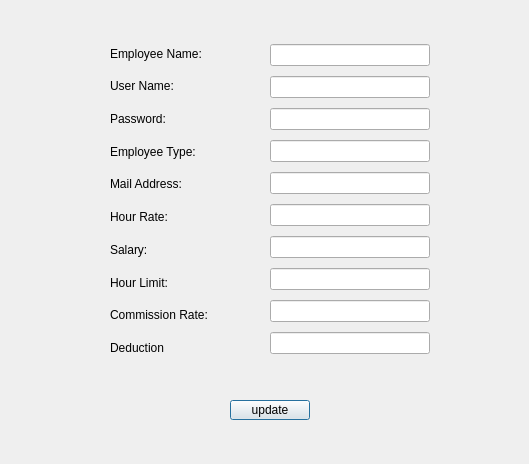
<?xml version="1.0" encoding="UTF-8"?>
<ui version="4.0">
 <class>UpdEmp</class>
 <widget class="QDialog" name="UpdEmp">
  <property name="geometry">
   <rect>
    <x>0</x>
    <y>0</y>
    <width>529</width>
    <height>464</height>
   </rect>
  </property>
  <property name="windowTitle">
   <string>Dialog</string>
  </property>
  <widget class="QWidget" name="verticalLayoutWidget">
   <property name="geometry">
    <rect>
     <x>110</x>
     <y>40</y>
     <width>160</width>
     <height>321</height>
    </rect>
   </property>
   <layout class="QVBoxLayout" name="verticalLayout">
    <item>
     <widget class="QLabel" name="label">
      <property name="text">
       <string>Employee Name:</string>
      </property>
     </widget>
    </item>
    <item>
     <widget class="QLabel" name="label_2">
      <property name="text">
       <string>User Name:</string>
      </property>
     </widget>
    </item>
    <item>
     <widget class="QLabel" name="label_3">
      <property name="text">
       <string>Password:</string>
      </property>
     </widget>
    </item>
    <item>
     <widget class="QLabel" name="label_4">
      <property name="text">
       <string>Employee Type:</string>
      </property>
     </widget>
    </item>
    <item>
     <widget class="QLabel" name="label_5">
      <property name="text">
       <string>Mail Address:</string>
      </property>
     </widget>
    </item>
    <item>
     <widget class="QLabel" name="label_6">
      <property name="text">
       <string>Hour Rate:</string>
      </property>
     </widget>
    </item>
    <item>
     <widget class="QLabel" name="label_7">
      <property name="text">
       <string>Salary:</string>
      </property>
     </widget>
    </item>
    <item>
     <widget class="QLabel" name="label_8">
      <property name="text">
       <string>Hour Limit:</string>
      </property>
     </widget>
    </item>
    <item>
     <widget class="QLabel" name="label_9">
      <property name="text">
       <string>Commission Rate:</string>
      </property>
     </widget>
    </item>
    <item>
     <widget class="QLabel" name="label_10">
      <property name="text">
       <string>Deduction</string>
      </property>
     </widget>
    </item>
   </layout>
  </widget>
  <widget class="QPushButton" name="buttonUpdate">
   <property name="geometry">
    <rect>
     <x>230</x>
     <y>400</y>
     <width>80</width>
     <height>20</height>
    </rect>
   </property>
   <property name="text">
    <string>update</string>
   </property>
  </widget>
  <widget class="QWidget" name="verticalLayoutWidget_2">
   <property name="geometry">
    <rect>
     <x>270</x>
     <y>40</y>
     <width>160</width>
     <height>321</height>
    </rect>
   </property>
   <layout class="QVBoxLayout" name="verticalLayout_2">
    <item>
     <widget class="QLineEdit" name="lineEditEmployeeName"/>
    </item>
    <item>
     <widget class="QLineEdit" name="lineEditUserName"/>
    </item>
    <item>
     <widget class="QLineEdit" name="lineEditPassword"/>
    </item>
    <item>
     <widget class="QLineEdit" name="lineEditEmployeeType"/>
    </item>
    <item>
     <widget class="QLineEdit" name="lineEditMailAddress"/>
    </item>
    <item>
     <widget class="QLineEdit" name="lineEditHourRate"/>
    </item>
    <item>
     <widget class="QLineEdit" name="lineEditSalary"/>
    </item>
    <item>
     <widget class="QLineEdit" name="lineEditHourLimit"/>
    </item>
    <item>
     <widget class="QLineEdit" name="lineEditCommRate"/>
    </item>
    <item>
     <widget class="QLineEdit" name="lineEditDeduction"/>
    </item>
   </layout>
  </widget>
 </widget>
 <resources/>
 <connections/>
</ui>
